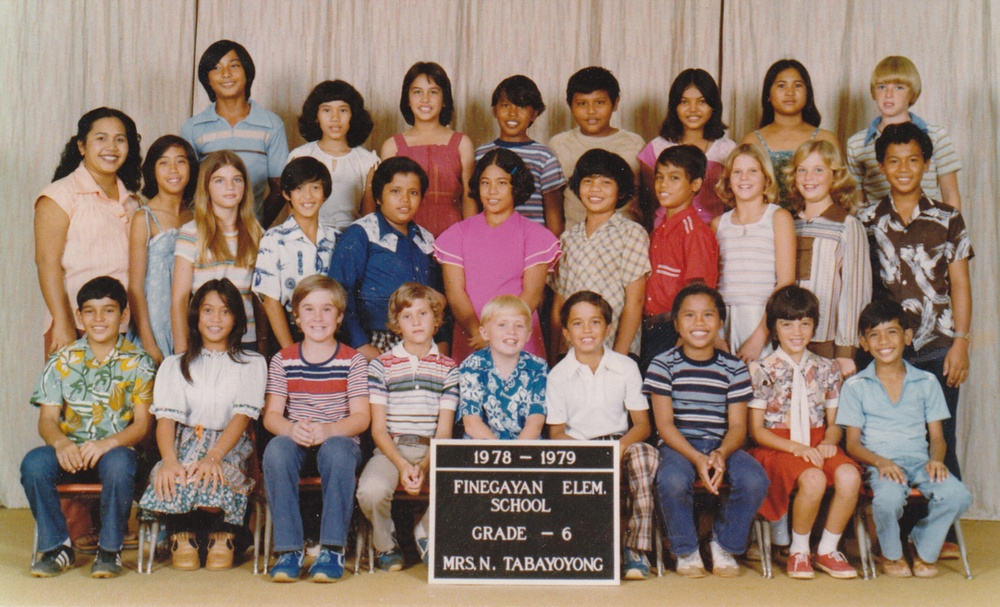
#> input picture image-face-recognition-cpp/images/teste.jpg, 1000 x 607 px, shrunk from 1906 x 1157 before the run, given in place of teste.jpeg, which was not available
$ python face_picture.py
#> lines starting #> are read from the running program, lines starting #| are printed output that depends on the picture; after the words box and inside, x2 and y2 are one past the last pixel; in counts of white or black regions, pixels touching at a corner belong together; pictures that were not available may be replaced by others from this repository, and a replacement may not be noted
import cv2

# Carregando os cascades com as features de faces e rostos
face_cascade = cv2.CascadeClassifier('cascades/haarcascade_frontalface_default.xml')
eye_cascade = cv2.CascadeClassifier('cascades/haarcascade_eye.xml')

# Função para detectar os rostos e desenhar os retângulos
def detect(gray, frame):
    faces = face_cascade.detectMultiScale(gray, 1.3, 5)
    for (x, y, w, h) in faces:
        cv2.rectangle(frame, (x, y), (x+w, y+h), (255, 0, 0), 2)
        roi_gray = gray[y:y+h, x:x+w]
        roi_color = frame[y:y+h, x:x+w]
        eyes = eye_cascade.detectMultiScale(roi_gray, 1.1, 3)
        for (ex, ey, ew, eh) in eyes:
            cv2.rectangle(roi_color, (ex, ey), (ex+ew, ey+eh), (0, 255, 0), 2)
    return frame

# Carregando a imagem
frame = cv2.imread('images/teste.jpeg')
#> frame is the input picture: shape (607, 1000, 3); mean B, G, R 111.7, 124.3, 146.9

# Inicializando um outro frame P&B (o desempenho é melhor em imagens P&B por conta de menos detalhes para identificar as features)
gray = cv2.cvtColor(frame, cv2.COLOR_BGR2GRAY)
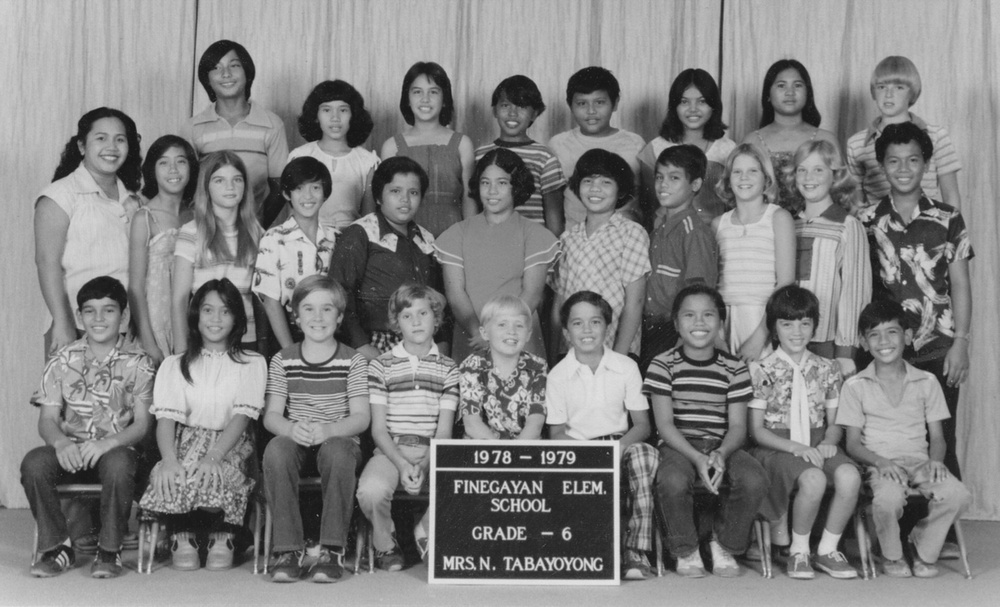
#> gray: shape (607, 1000); min 18, max 228, mean 129.6

canvas = detect(gray, frame)
#> in detect, `faces = face_cascade.detectMultiScale(gray, 1.3, 5)`: faces = 23 rows, first 6: [766, 68, 47, 47], [403, 74, 46, 46], [671, 85, 44, 44], [313, 92, 46, 46], [82, 118, 54, 54], [150, 145, 45, 45]
#> the loop in detect, `for (x, y, w, h) in faces:` made 23 passes
#> (x, y, w, h) on passes 1 to 12: (766, 68, 47, 47), (403, 74, 46, 46), (671, 85, 44, 44), (313, 92, 46, 46), (82, 118, 54, 54), (150, 145, 45, 45), (724, 156, 43, 43), (790, 156, 42, 42), (206, 164, 45, 45), (647, 162, 43, 43), (472, 166, 44, 44), (293, 290, 49, 49)
#> (x, y, w, h, eyes) on pass 18: (566, 83, 52, 52, [[6, 9, 20, 20]])
#> pass 1, in detect, `roi_gray = gray[y:y+h, x:x+w]`:
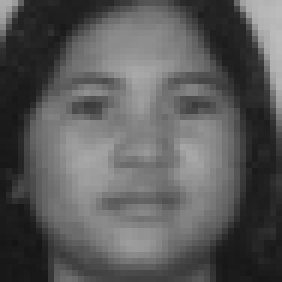
#> roi_gray: shape (47, 47) (shown 6 times larger); min 20, max 189, mean 90.4
#> pass 1, in detect, `roi_color = frame[y:y+h, x:x+w]`:
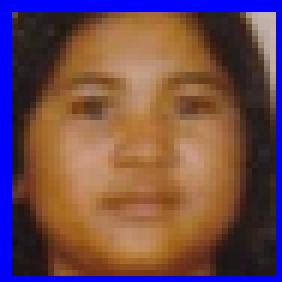
#> roi_color: shape (47, 47, 3) (shown 6 times larger); mean B, G, R 78.3, 74.9, 110.7
#> pass 2, in detect, `roi_color = frame[y:y+h, x:x+w]`:
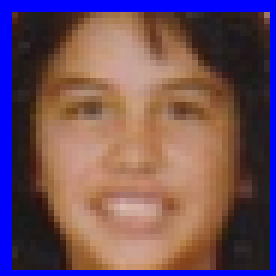
#> roi_color: shape (46, 46, 3) (shown 6 times larger); mean B, G, R 92.8, 79.3, 110.7
#> after the loop in detect, `for (x, y, w, h) in faces:`:
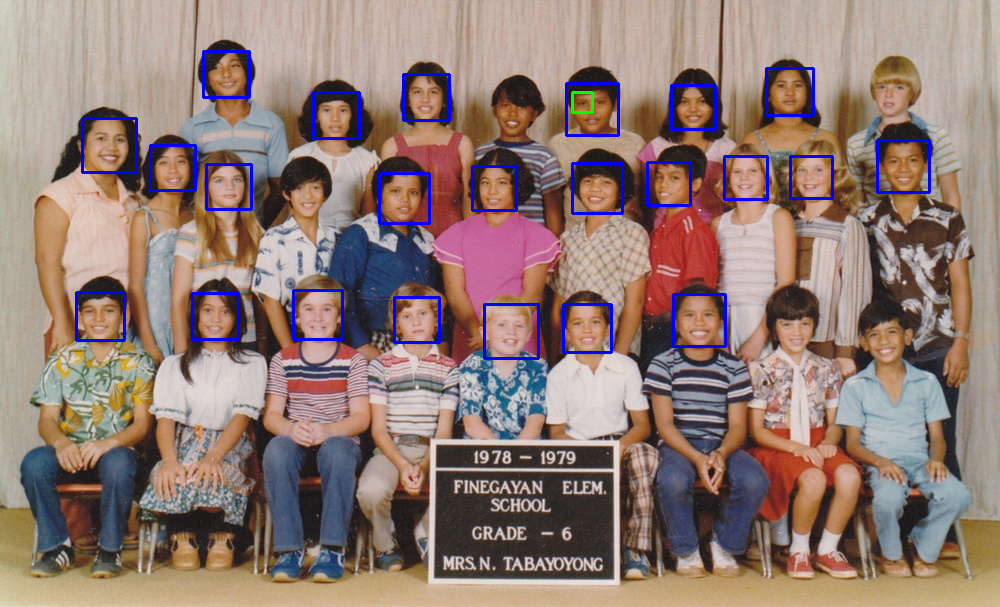
#> frame: shape (607, 1000, 3); 2.18% of pixels changed, all inside (x1, y1, x2, y2) = (75, 50, 931, 360)
#> after the loop in detect, `for (x, y, w, h) in faces:`:
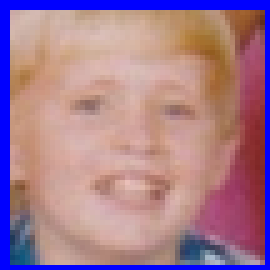
#> roi_color: shape (54, 54, 3) (shown 5 times larger); mean B, G, R 143.3, 124.1, 164.6
#> after the loop in detect, `for (x, y, w, h) in faces:`:
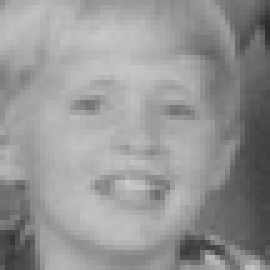
#> roi_gray: shape (54, 54) (shown 5 times larger); min 44, max 203, mean 149.6
cv2.imshow('Face detection', canvas)
cv2.waitKey(0)
cv2.destroyAllWindows()

$ run again, with image-face-recognition-cpp/images/angelina.jpg copied over image-face-recognition-cpp/images/teste.jpg
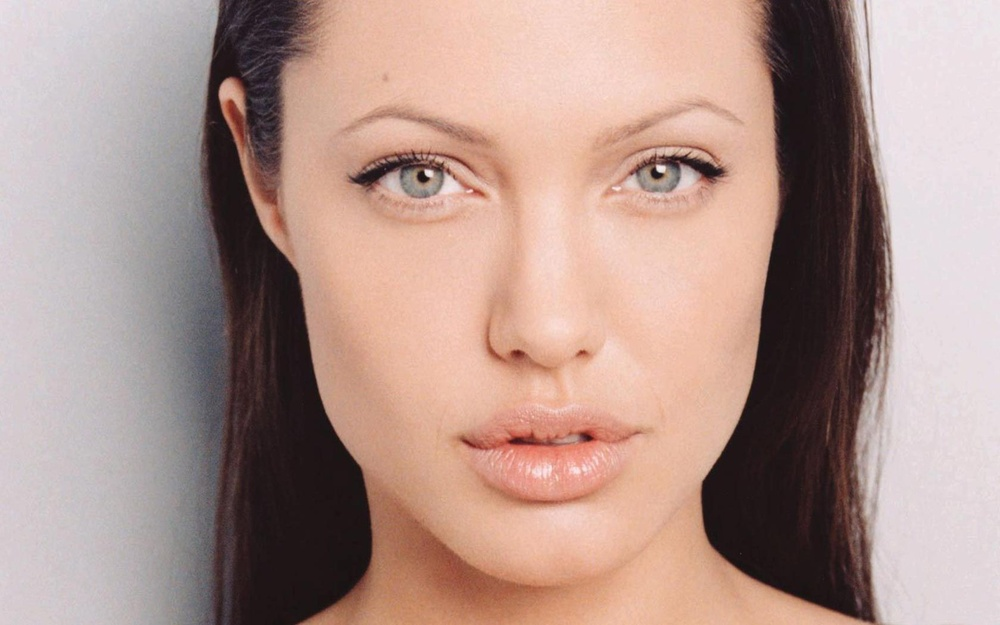
#> input picture image-face-recognition-cpp/images/angelina.jpg, 1000 x 625 px, shrunk from 1680 x 1050 before the run, given in place of teste.jpeg, which was not available
#> frame is the input picture: shape (625, 1000, 3); mean B, G, R 141.4, 149.5, 176.6
#> `gray = cv2.cvtColor(frame, cv2.COLOR_BGR2GRAY)`:
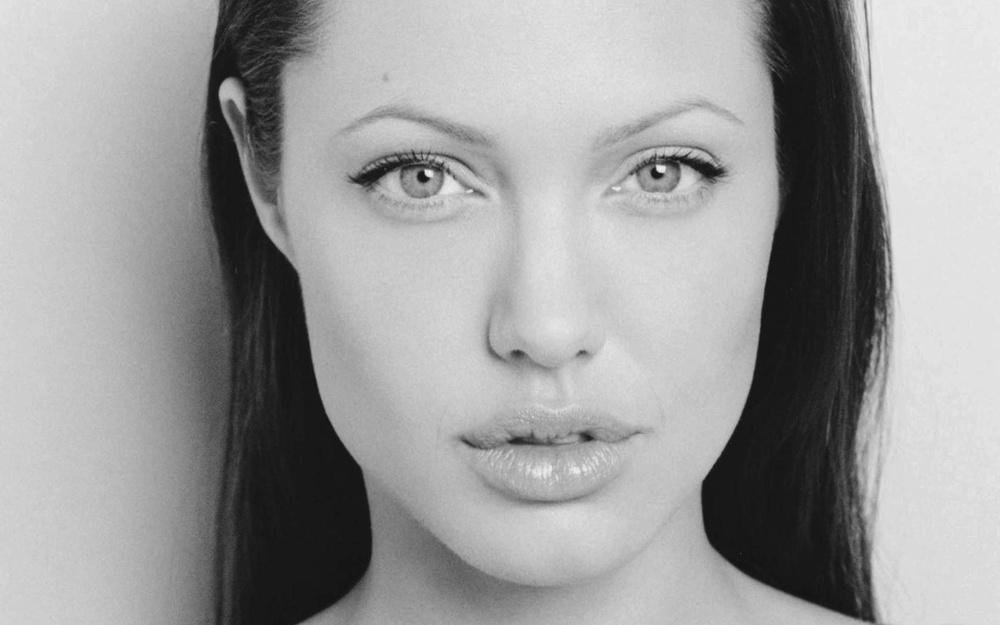
#> gray: shape (625, 1000); min 15, max 239, mean 156.7
#> faces = [[263, 10, 559, 559]]
#> the loop in detect, `for (x, y, w, h) in faces:` made 1 pass
#> after the loop in detect, `for (x, y, w, h) in faces:`:
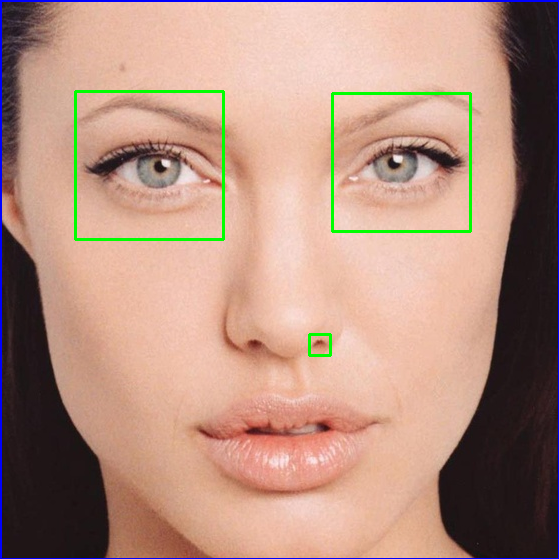
#> roi_color: shape (559, 559, 3); mean B, G, R 128.4, 143.9, 179.7

$ run again, with image-face-recognition-cpp/images/class.jpg copied over image-face-recognition-cpp/images/teste.jpg
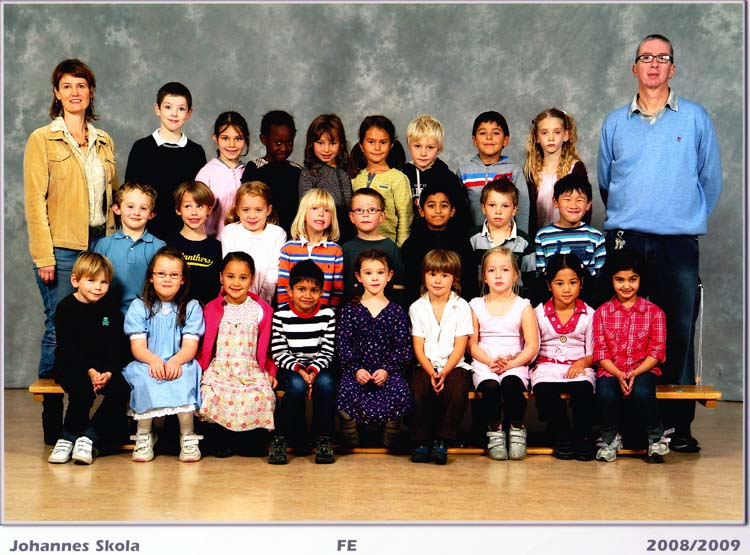
#> input picture image-face-recognition-cpp/images/class.jpg, 750 x 555 px, given in place of teste.jpeg, which was not available
#> frame is the input picture: shape (555, 750, 3); mean B, G, R 107.9, 119.6, 136
#> `gray = cv2.cvtColor(frame, cv2.COLOR_BGR2GRAY)`:
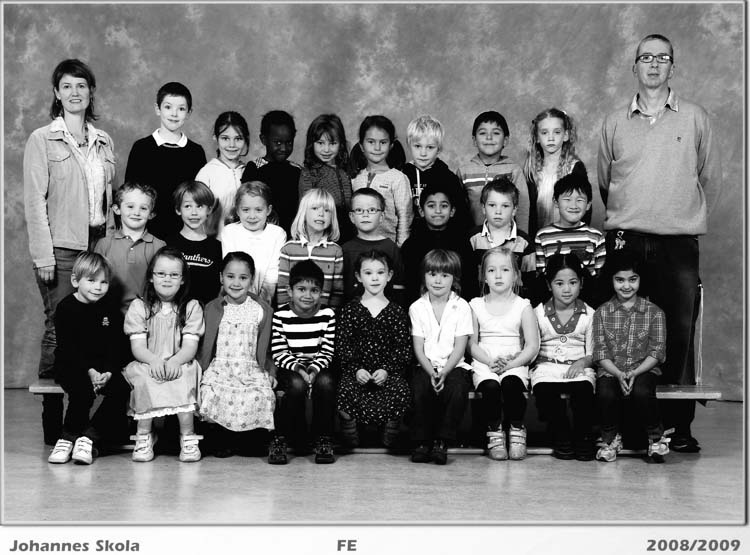
#> gray: shape (555, 750); min 0, max 255, mean 123.2
#> faces = 20 rows, first 6: [56, 72, 37, 37], [216, 126, 32, 32], [311, 132, 30, 30], [482, 194, 33, 33], [550, 271, 32, 32], [156, 94, 38, 38]
#> the loop in detect, `for (x, y, w, h) in faces:` made 20 passes
#> after the loop in detect, `for (x, y, w, h) in faces:`:
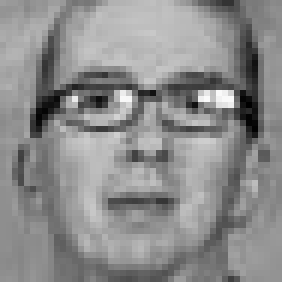
#> roi_gray: shape (47, 47) (shown 6 times larger); min 0, max 250, mean 140.2

$ run again, with image-face-recognition-cpp/images/denzel.jpg copied over image-face-recognition-cpp/images/teste.jpg
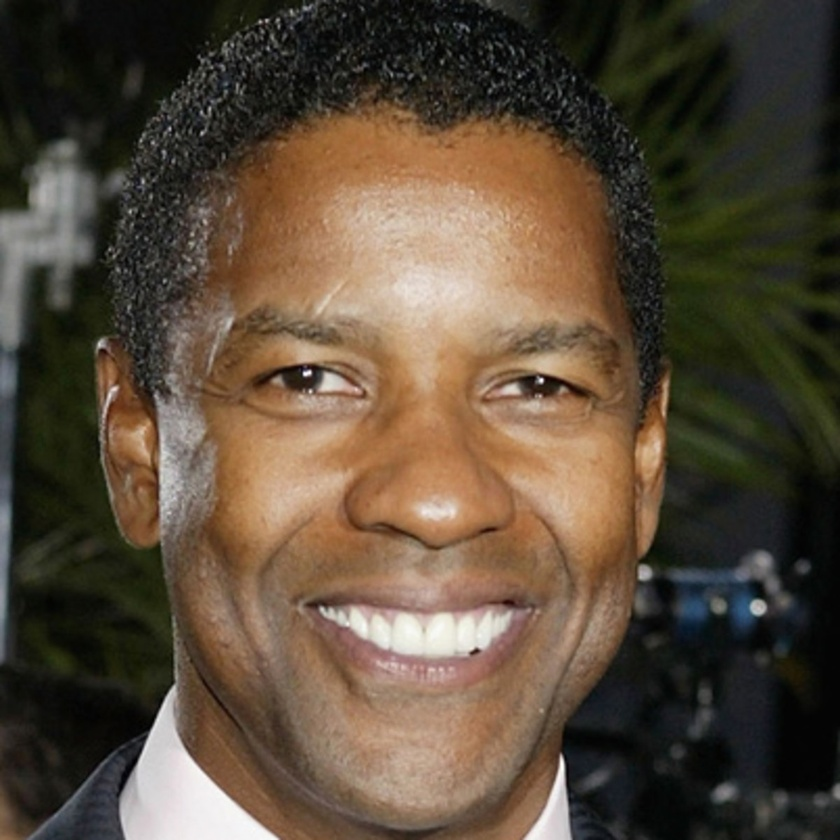
#> input picture image-face-recognition-cpp/images/denzel.jpg, 840 x 840 px, shrunk from 1200 x 1200 before the run, given in place of teste.jpeg, which was not available
#> frame is the input picture: shape (840, 840, 3); mean B, G, R 58.3, 74.9, 89.4
#> faces = [[149, 154, 581, 581]]
#> the loop in detect, `for (x, y, w, h) in faces:` made 1 pass
#> after the loop in detect, `for (x, y, w, h) in faces:`:
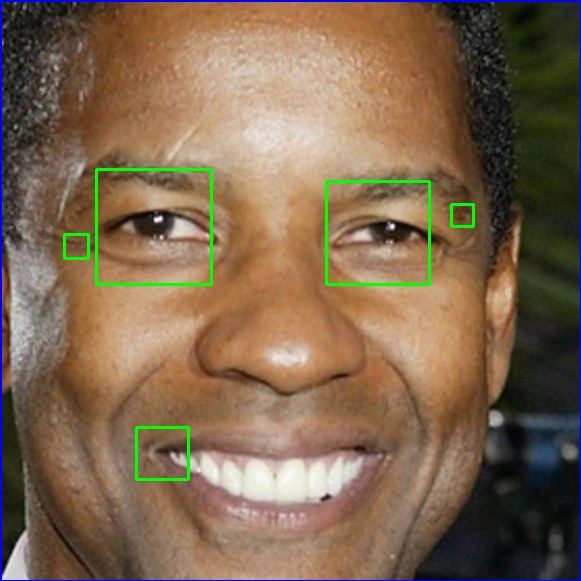
#> roi_color: shape (581, 581, 3); mean B, G, R 79, 103.3, 126.8
